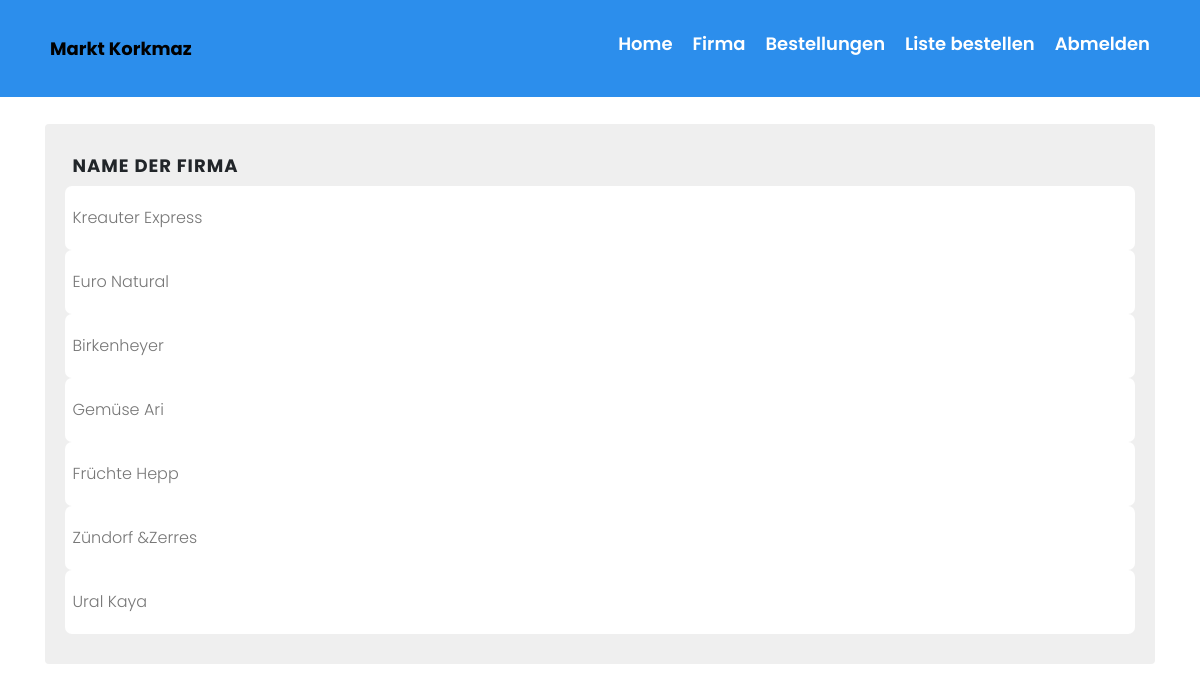
The app's page /firma/ (signed in) with its own data.
### app/models.py (models this page shows, shortened)
class Company(models.Model):
    name = models.CharField(max_length=100)

### app/views.py (the view)
# urls.py: path('firma/', firma, name='firma'),
@login_required
def firma(request):
    companies = Company.objects.all()
    return render(request, 'firma.html', {'companies': companies})

### app/templates/firma.html
{% extends 'base.html' %}
{% block content %}
<div class="content">
    <div class="container">
        <h2 class="mb-5">Firmen</h2>
    <div class="table-responsive custom-table-responsive">
    <table class="table custom-table">
        <thead>
            <tr>
                <th>Name der Firma</th>
            </tr>
        </thead>
        <tbody>
            {% for company in companies %}
            <tr>
                <td>{{ company.name }}</td>
            </tr>
            {% endfor %}
        </tbody>
    </table>
</div>
    </div>
</div>
{% endblock %}

### app/static/css/style.css (style rules this page uses)
body { font-family: "Roboto", -apple-system, BlinkMacSystemFont, "Segoe UI", Roboto, "Helvetica Neue", Arial, "Noto Sans", sans-serif, "Apple Color Emoji", "Segoe UI Emoji", "Segoe UI Symbol", "Noto Color Emoji"; background-color: #fff; font-weight: 300; }
h1, h2, h3, h4, h5, h6, .h1, .h2, .h3, .h4, .h5, .h6 { font-family: "Roboto", -apple-system, BlinkMacSystemFont, "Segoe UI", Roboto, "Helvetica Neue", Arial, "Noto Sans", sans-serif, "Apple Color Emoji", "Segoe UI Emoji", "Segoe UI Symbol", "Noto Color Emoji"; }
.content { padding: 7rem 0; }
h2 { font-size: 20px; }
.custom-table-responsive { background-color: #efefef; padding: 20px; border-radius: 4px; }
.custom-table { min-width: 900px; }
.custom-table thead tr, .custom-table thead th { border-top: none; border-bottom: none !important; font-size: 12px; text-transform: uppercase; letter-spacing: .1rem; }
.custom-table tbody th, .custom-table tbody td { color: #777; font-weight: 400; padding-bottom: 20px; padding-top: 20px; font-weight: 300; }
.custom-table tbody tr:not(.spacer) { border-radius: 7px; overflow: hidden; -webkit-transition: .3s all ease; -o-transition: .3s all ease; transition: .3s all ease; }
.custom-table tbody tr th, .custom-table tbody tr td { background: #fff; border: none; }
.custom-table tbody tr th:first-child, .custom-table tbody tr td:first-child { border-top-left-radius: 7px; border-bottom-left-radius: 7px; }
.custom-table tbody tr th:last-child, .custom-table tbody tr td:last-child { border-top-right-radius: 7px; border-bottom-right-radius: 7px; }

### app/static/css/nav.css (style rules this page uses)
* { padding: 0; margin: 0; box-sizing: border-box; }
html { font-size: 62.5%; }
*:not(i) { font-family: "Poppins", sans-serif; }

### app/templates/base.html (style rules this page uses)
.table { font-size: 16px; }

### records on screen
Company: name "Kreauter Express"
Company: name "Euro Natural"
Company: name "Birkenheyer"
Company: name "Gemüse Ari"
Company: name "Früchte Hepp"
Company: name "Zündorf &Zerres"
Company: name "Ural Kaya"
